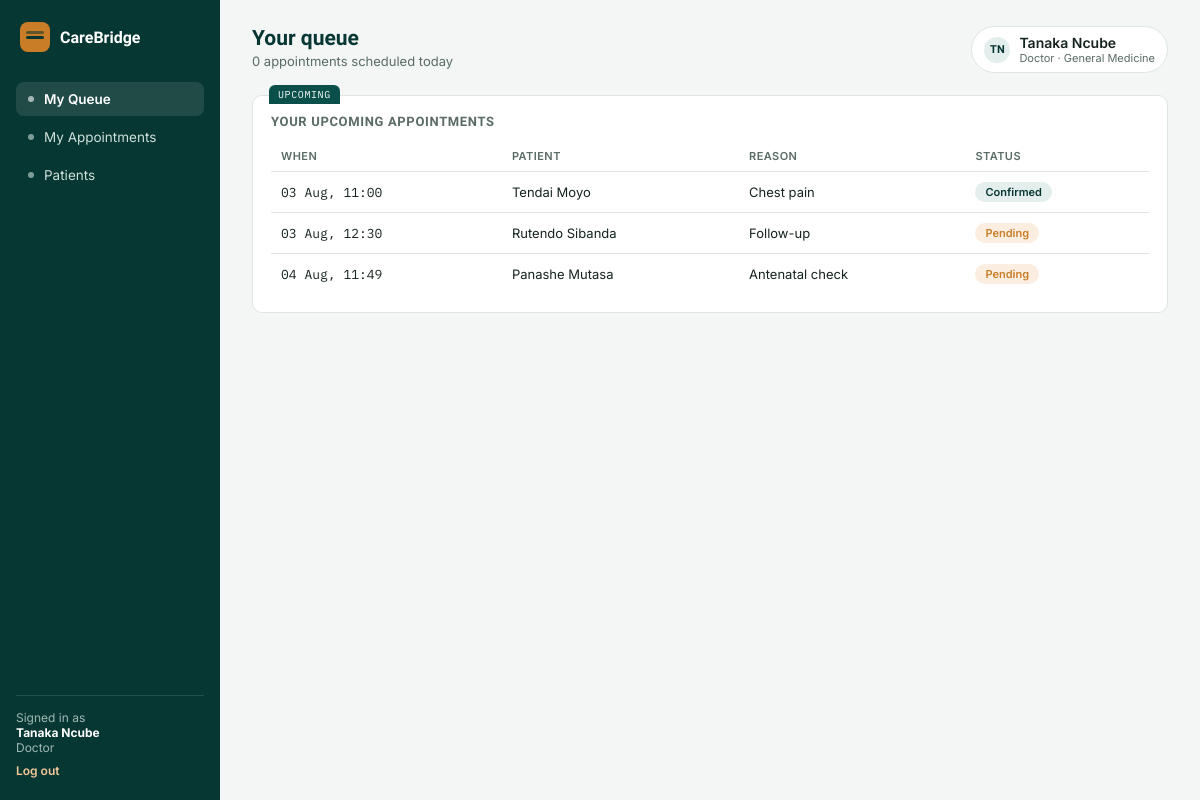
Page /dashboard/ (signed in) on the committed database.
### accounts/models.py (models this page shows, shortened)
class User(AbstractUser):
    class Role(models.TextChoices):
        ADMIN = "ADMIN", "Hospital Administrator"
        DOCTOR = "DOCTOR", "Doctor"
        RECEPTIONIST = "RECEPTIONIST", "Receptionist"
    role = models.CharField(max_length=20, choices=Role.choices, default=Role.RECEPTIONIST)
    staff_id = models.CharField(max_length=20, unique=True, null=True, blank=True)
    department = models.CharField(max_length=100, blank=True)
    is_approved = models.BooleanField(
        default=False,
        help_text="Staff accounts must be approved by a Hospital Administrator before they can log in.",
    )

### appointments/models.py (models this page shows, shortened)
class Appointment(models.Model):
    class Status(models.TextChoices):
        PENDING = "PENDING", "Pending"
        CONFIRMED = "CONFIRMED", "Confirmed"
        COMPLETED = "COMPLETED", "Completed"
        CANCELLED = "CANCELLED", "Cancelled"
    patient = models.ForeignKey(Patient, on_delete=models.CASCADE, related_name="appointments")
    doctor = models.ForeignKey(
        settings.AUTH_USER_MODEL, on_delete=models.SET_NULL, null=True,
        limit_choices_to={"role": "DOCTOR"}, related_name="appointments",
    )
    reason = models.CharField(max_length=255)
    scheduled_at = models.DateTimeField()
    status = models.CharField(max_length=20, choices=Status.choices, default=Status.PENDING)
    notes = models.TextField(blank=True)
    created_at = models.DateTimeField(auto_now_add=True)
    class Meta:
        ordering = ["scheduled_at"]

### patients/models.py (models this page shows, shortened)
class Patient(models.Model):
    class Sex(models.TextChoices):
        FEMALE = "F", "Female"
        MALE = "M", "Male"
    patient_id = models.CharField(max_length=12, unique=True, default=generate_patient_id, editable=False)
    full_name = models.CharField(max_length=150)
    date_of_birth = models.DateField()
    sex = models.CharField(max_length=1, choices=Sex.choices)
    phone_number = models.CharField(max_length=20, blank=True)
    next_of_kin = models.CharField(max_length=150, blank=True, help_text="Name and phone number")
    allergies = models.CharField(max_length=255, blank=True)
    chronic_conditions = models.CharField(max_length=255, blank=True)
    notes = models.TextField(blank=True)
    registered_at = models.DateTimeField(auto_now_add=True)
    registered_by = models.ForeignKey(
        "accounts.User", on_delete=models.SET_NULL, null=True, related_name="patients_registered"
    )
    class Meta:
        ordering = ["-registered_at"]

### core/views.py (the view, shortened to what this page needs)
# urls.py: path("dashboard/", core_views.dashboard, name="dashboard"),
@login_required
def dashboard(request):
    user = request.user
    today = timezone.localdate()
    if user.role == User.Role.ADMIN:
        context = {
            "patients_total": Patient.objects.count(),
            "appointments_today": Appointment.objects.filter(scheduled_at__date=today).count(),
            "pending_appointments": Appointment.objects.filter(status="PENDING").count(),
            "pending_staff_count": User.objects.filter(is_approved=False, role__in=["DOCTOR", "RECEPTIONIST"]).count(),
            "unpaid_invoices": Invoice.objects.filter(status="UNPAID").count(),
            "recent_patients": Patient.objects.all()[:5],
        }
        return render(request, "core/dashboard_admin.html", context)
    elif user.role == User.Role.DOCTOR:
        context = {
            "my_appointments": Appointment.objects.filter(doctor=user).exclude(status="CANCELLED").order_by("scheduled_at")[:8],
            "today_count": Appointment.objects.filter(doctor=user, scheduled_at__date=today).count(),
        }
        return render(request, "core/dashboard_doctor.html", context)

### templates/core/dashboard_doctor.html
{% extends "base.html" %}
{% block content %}
<div class="topbar">
  <div><h1>Your queue</h1><p>{{ today_count }} appointment{{ today_count|pluralize }} scheduled today</p></div>
  <div class="who"><div class="avatar">{{ user.first_name|slice:":1" }}{{ user.last_name|slice:":1" }}</div><div><div style="font-weight:600;">{{ user.get_full_name }}</div><div class="role">Doctor{% if user.department %} · {{ user.department }}{% endif %}</div></div></div>
</div>
<div class="card tab" data-tab="UPCOMING">
  <h3 class="section">Your upcoming appointments</h3>
  <table>
    <tr><th>When</th><th>Patient</th><th>Reason</th><th>Status</th></tr>
    {% for a in my_appointments %}
    <tr>
      <td class="mono">{{ a.scheduled_at|date:"d M, H:i" }}</td>
      <td><a href="{% url 'patient_detail' a.patient.id %}">{{ a.patient.full_name }}</a></td>
      <td>{{ a.reason }}</td>
      <td><span class="pill {{ a.status|lower }}">{{ a.get_status_display }}</span></td>
    </tr>
    {% empty %}
    <tr><td colspan="4" style="color:var(--muted);">No upcoming appointments.</td></tr>
    {% endfor %}
  </table>
</div>
{% endblock %}

### templates/base.html (shortened to what this page needs)
{% load static %}
<!DOCTYPE html>
<html lang="en">
<head>
<link rel="stylesheet" href="{% static 'css/style.css' %}">
</head>
<body>
<div class="app">
  <aside class="sidebar">
    <div class="brand"><div class="mark"></div><span>CareBridge</span></div>
    {% if user.role == "ADMIN" %}
      <a class="nav-item {% if request.path == '/dashboard/' %}on{% endif %}" href="{% url 'dashboard' %}"><span class="dot"></span>Dashboard</a>
      <a class="nav-item {% if '/patients' in request.path %}on{% endif %}" href="{% url 'patient_list' %}"><span class="dot"></span>Patients</a>
      <a class="nav-item {% if '/appointments' in request.path %}on{% endif %}" href="{% url 'appointment_list' %}"><span class="dot"></span>Appointments</a>
      <a class="nav-item {% if '/billing' in request.path %}on{% endif %}" href="{% url 'invoice_list' %}"><span class="dot"></span>Billing</a>
      <a class="nav-item {% if '/staff/pending' in request.path %}on{% endif %}" href="{% url 'pending_staff' %}"><span class="dot"></span>Staff Approvals</a>
      <a class="nav-item {% if request.path == '/reports/' %}on{% endif %}" href="{% url 'reports' %}"><span class="dot"></span>Reports</a>
    {% elif user.role == "DOCTOR" %}
      <a class="nav-item {% if request.path == '/dashboard/' %}on{% endif %}" href="{% url 'dashboard' %}"><span class="dot"></span>My Queue</a>
      <a class="nav-item {% if '/appointments' in request.path %}on{% endif %}" href="{% url 'appointment_list' %}"><span class="dot"></span>My Appointments</a>
      <a class="nav-item {% if '/patients' in request.path %}on{% endif %}" href="{% url 'patient_list' %}"><span class="dot"></span>Patients</a>
    {% endif %}
    <div class="sidebar-foot">
      Signed in as<br><b style="color:#fff;">{{ user.get_full_name|default:user.username }}</b><br>{{ user.get_role_display }}
      <a href="{% url 'logout' %}">Log out</a>
    </div>
  </aside>
  <main class="main">
    {% block content %}{% endblock %}
  </main>
</div>
</body>
</html>

### static/css/style.css (style rules this page uses)
:root { --bg:#F3F6F5; --surface:#FFFFFF; --primary:#0B4F4A; --primary-dark:#073732; --primary-tint:#E4EEEC; --accent:#C97D26; --accent-tint:#FBEEE0; --danger:#B23A48; --danger-tint:#F7E7E8; --text:#16231F; --muted:#5B6B67; --border:#DCE5E2; --radius:10px; }
* { box-sizing:border-box; }
body { margin:0;background:var(--bg);color:var(--text);font-family:'Inter',Arial,sans-serif;font-size:14px; }
h1,h2,h3 { font-family:'Sora',Arial,sans-serif; }
.mono { font-family:'IBM Plex Mono',monospace; }
a { color:inherit;text-decoration:none; }
.app { display:grid;grid-template-columns:220px 1fr;min-height:100vh; }
.sidebar { background:var(--primary-dark);color:#fff;padding:22px 16px;display:flex;flex-direction:column;gap:4px; }
.brand { display:flex;align-items:center;gap:10px;margin-bottom:26px;padding:0 4px; }
.brand .mark { width:30px;height:30px;border-radius:8px;background:var(--accent);position:relative;flex:none; }
.brand .mark::after { content:"";position:absolute;left:6px;top:14px;width:18px;height:3px;background:var(--primary-dark);border-radius:2px; }
.brand .mark::before { content:"";position:absolute;left:6px;top:9px;width:18px;height:3px;background:var(--primary-dark);border-radius:2px;opacity:.55; }
.brand span { font-family:'Sora',Arial,sans-serif;font-weight:600;font-size:16px;color:#fff; }
.nav-item { display:flex;align-items:center;gap:10px;padding:9px 12px;border-radius:8px;color:#CFE0DC;font-size:13.5px; }
.nav-item.on { background:rgba(255,255,255,.1);color:#fff;font-weight:600; }
.nav-item .dot { width:6px;height:6px;border-radius:50%;background:currentColor;opacity:.6;flex:none; }
.sidebar-foot { margin-top:auto;padding-top:14px;border-top:1px solid rgba(255,255,255,.12);font-size:12px;color:#9FB8B3; }
.sidebar-foot a { display:block;margin-top:8px;color:#F3C89A;font-weight:600; }
.main { padding:26px 32px;max-width:1100px; }
.topbar { display:flex;justify-content:space-between;align-items:flex-start;margin-bottom:22px;flex-wrap:wrap;gap:12px; }
.topbar h1 { font-size:21px;margin:0 0 3px;color:var(--primary-dark); }
.topbar p { margin:0;color:var(--muted);font-size:13px; }
.who { display:flex;align-items:center;gap:9px;background:var(--surface);border:1px solid var(--border);padding:7px 12px;border-radius:24px; }
.avatar { width:26px;height:26px;border-radius:50%;background:var(--primary-tint);color:var(--primary-dark);display:flex;align-items:center;justify-content:center;font-weight:600;font-size:11px;font-family:'Sora',Arial,sans-serif; }
.who .role { font-size:11px;color:var(--muted); }
.card { background:var(--surface);border:1px solid var(--border);border-radius:var(--radius);position:relative;padding:18px;margin-bottom:16px; }
.card.tab::before { content:attr(data-tab);position:absolute;top:-11px;left:16px;background:var(--primary);color:#fff;font-family:'IBM Plex Mono',monospace;font-size:10px;letter-spacing:.06em;padding:3px 9px;border-radius:6px 6px 0 0; }
table { width:100%;border-collapse:collapse;font-size:13px; }
th { text-align:left;color:var(--muted);font-weight:600;font-size:11px;text-transform:uppercase;letter-spacing:.04em;padding:8px 10px;border-bottom:1px solid var(--border); }
td { padding:10px;border-bottom:1px solid var(--border); }
tr:last-child td { border-bottom:none; }
.pill { display:inline-block;padding:3px 10px;border-radius:20px;font-size:11px;font-weight:600; }
.pill.wait,.pill.pending { background:var(--accent-tint);color:var(--accent); }
.pill.ok,.pill.confirmed,.pill.paid,.pill.completed { background:var(--primary-tint);color:var(--primary-dark); }
h3.section { font-size:13px;text-transform:uppercase;letter-spacing:.05em;color:var(--muted);margin:0 0 12px;font-weight:600; }

### rows in the picture
User: get_full_name "Tanaka Ncube", role "Doctor", first_name "T", last_name "N", department "General Medicine"
Appointment: scheduled_at "03 Aug, 11:00", patient.full_name "Tendai Moyo", reason "Chest pain", status "Confirmed"
Appointment: scheduled_at "03 Aug, 12:30", patient.full_name "Rutendo Sibanda", reason "Follow-up", status "Pending"
Appointment: scheduled_at "04 Aug, 11:49", patient.full_name "Panashe Mutasa", reason "Antenatal check", status "Pending"

### other values in the picture
{{ today_count }} "0"
